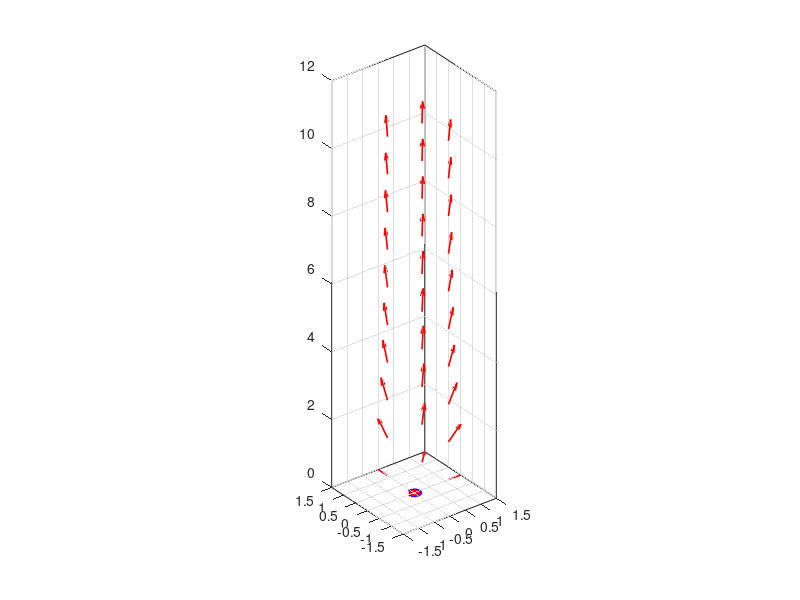

Write the MATLAB code that produced this figure.
clear; close all; clc;
%Crear grid
N=10;
%Number of arrows
minX=0;maxX=10;
minY=0;maxY=10;
minZ=0;maxZ=10;
%Graph 
x=linspace(minX,maxX,N);
y=linspace(minY,maxY,N);
z=linspace(minZ,maxZ,N);
[xG,yG,zG]=meshgrid(x,y,z);
%position of negative particle
xCn=0; yCn=0; zCn=0; a=0.4;
%position of positive particle
xCp=0; yCp=0; zCp=0;
%Flux Density
Qn=0;
Qp=10e-9;
eps0 = 8.854e-12;
kC = 1/(4*pi*eps0);
Rx = xG - xCn;
Ry = yG - yCn;
Rz = zG - zCn;
R = sqrt(Rx.^2 + Ry.^2 + Rz.^2).^3;
Ex = kC .* Qn .* Rx ./ R;
Ey = kC .* Qn .* Ry ./ R;
Ez = kC .* Qn .* Rz ./R;
Rx = xG - xCp;
Ry = yG - yCp;
R = sqrt(Rx.^2 + Ry.^2).^3;
Ex = eps0*(Ex + kC .* Qp .* Rx ./ R);
Ey = eps0*(Ey + kC .* Qp .* Ry ./ R);
Ez = eps0*(Ez + kC .* Qp .* Rz ./ R);
E = sqrt(Ex.^2 + Ey.^2 + Ez.^2);
%components x, y
u = Ex./E;
v = Ey./E;
w = Ez./E;
plot3(x,y,z);
h=quiver3(xG,yG,zG,u,v,w,'autoscalefactor',0.6);
set(h,'color',[1 0 0],'linewidth',1.2);
axis([-1.5 1.5 -1.5 1.5]);
axis equal;
box on
h=rectangle('Position',[xCn-a/2,yCn-a/2,a,a],'curvature',[1 1]);
set(h,'Facecolor',[0 0 1],'Edgecolor',[0 0 1]);
text(0.43,0.05,'-','Color','white','FontSize',30);
h=rectangle('Position',[xCp-a/2,yCp-a/2,a,a],'curvature',[1 1]);
set(h,'Facecolor',[1 0 0],'Edgecolor',[1 0 1]);
text(-0.6,0,'+','Color','white','FontSize',30);
